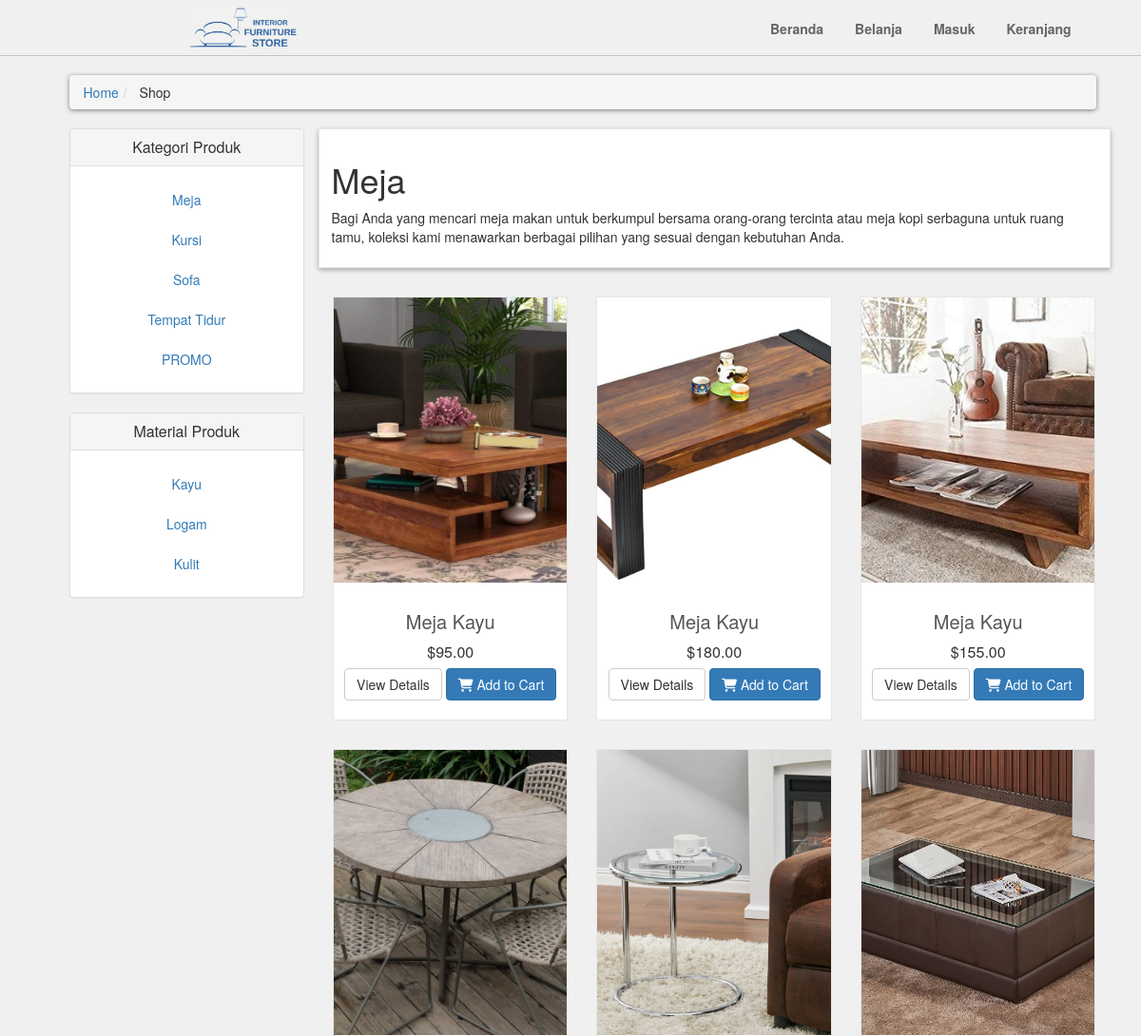
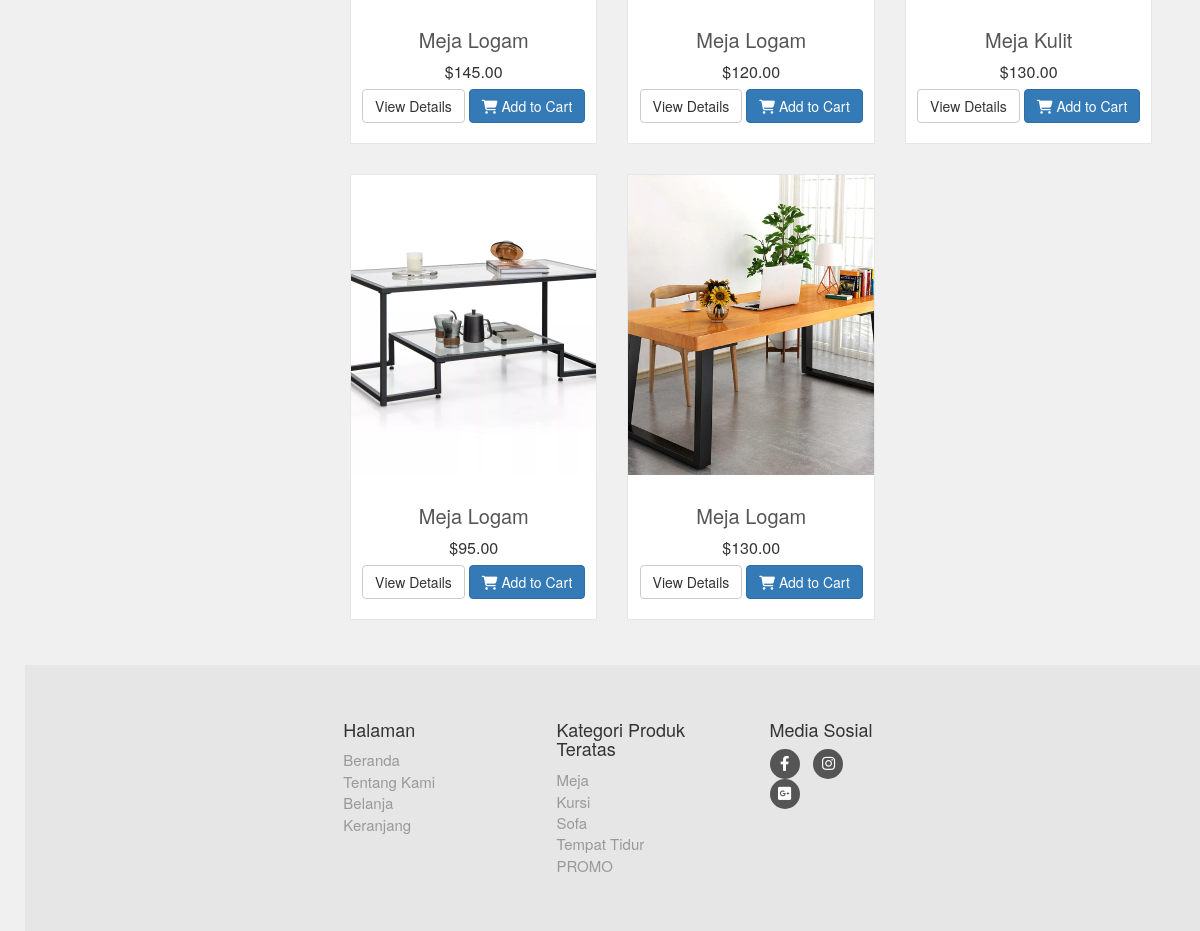
Screenshot of /shop.php?p_categories=1 with the database file from the repository (2 pictures, top to bottom).
### tables this page shows
CREATE TABLE `product_categories` (
  `p_category_id` int(10) NOT NULL,
  `p_category_title` varchar(50) NOT NULL,
  `p_category_desc` varchar(200) NOT NULL
);

CREATE TABLE `product_material` (
  `p_material_id` int(10) NOT NULL,
  `p_material_title` varchar(50) NOT NULL,
  `p_material_desc` varchar(200) NOT NULL
);

CREATE TABLE `products` (
  `product_id` bigint(8) NOT NULL,
  `p_category_id` int(10) NOT NULL,
  `p_material_id` int(10) NOT NULL,
  `product_title` varchar(50) NOT NULL,
  `product_description` varchar(120) NOT NULL,
  `product_price` decimal(7,2) NOT NULL,
  `product_discount` int(4) NOT NULL,
  `product_image1` text NOT NULL,
  `product_image2` text NOT NULL,
  `product_image3` text NOT NULL
);

### includes/functions.php (the view, shortened to what this page needs)
<?php
$db = mysqli_connect("localhost", "root", "", "joviweb3");
function getPCategories(){
    global $db;
    $get_p_categories = "select * from product_categories";
    $run_p_categories = mysqli_query($db, $get_p_categories);
    while($row_p_categories=mysqli_fetch_array($run_p_categories)){
        $p_category_id = $row_p_categories['p_category_id'];
        $p_category_title = $row_p_categories['p_category_title'];
        if($p_category_title == 'SALE'){
            echo "
                <li>
                    <a style='color:red;' class= 'text-center' href='shop.php?p_categories=$p_category_id'> $p_category_title </a>
                </li>
            ";
        }else
            echo "
            <li>
                <a class= 'text-center' href='shop.php?p_categories=$p_category_id'> $p_category_title </a>
            </li>
        ";}
}
function getMaterial(){
    global $db;
    $get_p_material = "select * from product_material";
    $run_p_material = mysqli_query($db, $get_p_material);
    while($row_p_material=mysqli_fetch_array($run_p_material)){
        $p_material_id = $row_p_material['p_material_id'];
        $p_material_title = $row_p_material['p_material_title'];
        echo "
            <li>
                <a class= 'text-center' href='shop.php?p_material=$p_material_id'> $p_material_title </a>
            </li>
        ";
    }
}
    function getpcatpro(){
        global $db;
        if(isset($_GET['p_categories'])){
            $p_category_id = $_GET['p_categories'];
            $get_p_categories = "select * from product_categories where p_category_id='$p_category_id'";
            $run_p_categories = mysqli_query($db, $get_p_categories);
            $row_p_categories = mysqli_fetch_array($run_p_categories);
            $p_category_title = $row_p_categories['p_category_title'];
            $p_category_desc = $row_p_categories['p_category_desc'];
            $get_products = "select * from products where p_category_id = '$p_category_id'";
            $run_products = mysqli_query($db, $get_products);
            $count = mysqli_num_rows($run_products);
            if($count==0){
                echo "
                    <div class='box'>
                        <h1> No Product Found In This Product Category</h1>
                    </div>
                ";
            }else{
                echo"
                    <div class='box'>
                        <h1> $p_category_title </h1>
                        <p> $p_category_desc </p>
                    </div>
                ";
            }
            while($row_products=mysqli_fetch_array($run_products)){
                $pro_id = $row_products['product_id'];
                $pro_title = $row_products['product_title'];
                $pro_price = $row_products['product_price'];
                $pro_image1 = $row_products['product_image1'];
                if($p_category_title == 'SALE'){
                    $pro_discounted_price = discount($pro_id);
                echo "
                <div class='col-md-4 col-sm-6 center-responsive'>
                    <div class='product'>
                        <a href='details.php?pro_id=$pro_id'>
                            <img class='img-responsive' src='product_images/$pro_image1'>
                        </a>
                        <div class='text'>
                            <h3>
                                <a href='details.php?pro_id=$pro_id'>
                                    $pro_title
                                </a>
                            </h3>
                            <p class='price text-center' style='text-decoration: line-through;'>
                                $$pro_price
                            </p>
                            <p class='price text-center' style='color: red;' >
                                $$pro_discounted_price
                            <p>
                            <p class='button'>
                                <a class='btn btn-default' href='details.php?pro_id=$pro_id'>
                                    View Details
                                </a>
                                <a class='btn btn-primary' href='details.php?pro_id=$pro_id'>
                                    <i class='fa fa-shopping-cart'></i> Add to Cart
                                </a>
                            </p>
                        </div>
                    </div>
                </div>
                ";
                }else{
                    echo "
                    <div class='col-md-4 col-sm-6 center-responsive'>
                        <div class='product'>
                            <a href='details.php?pro_id=$pro_id'>
                                <img class='img-responsive' src='product_images/$pro_image1'>
                            </a>
                            <div class='text'>
                                <h3>
                                    <a href='details.php?pro_id=$pro_id'>
                                        $pro_title
                                    </a>
                                </h3>
                                <p class='price''>
                                    $$pro_price
                                </p>
                                <p class='button'>
                                    <a class='btn btn-default' href='details.php?pro_id=$pro_id'>
                                        View Details
                                    </a>
                                    <a class='btn btn-primary' href='details.php?pro_id=$pro_id'>
                                        <i class='fa fa-shopping-cart'></i> Add to Cart
                                    </a>
                                </p>
                            </div>
                        </div>
                    </div>
                    ";
                }
            }
        }
    }
?>

### includes/footer.php (shortened to what this page needs)
<div id="footer">
    <div class="holder">
        <div class="row justify-content-center">
            <div class="col-sm-6 col-md-3">
                <h4>Halaman</h4>
                <ul>
                    <li><a href="index.php">Beranda</a></li>
                    <li><a href="index.php">Tentang Kami</a></li>
                    <?php if(isset($_SESSION['user'])): ?>
                        <li><a href="shop.php">Belanja</a></li>
                        <li><a href="cart.php">Keranjang</a></li>
                    <?php else: ?>
                        <li><a href="login.php">Belanja </a></li>
                        <li><a href="login.php">Keranjang </a></li>
                    <?php endif; ?>
                </ul>
            </div>
            <div class="com-sm-6 col-md-3">
            <h4>Kategori Produk Teratas</h4>
            <ul>
                <?php
                    $get_p_categories = "select * from product_categories";
                    $run_p_categories = mysqli_query($db, $get_p_categories);
                    while($row_p_categories=mysqli_fetch_array($run_p_categories)){
                        $p_category_id = $row_p_categories['p_category_id'];
                        $p_category_title = $row_p_categories['p_category_title'];
                        if(isset($_SESSION['user'])){
                            echo "
                                <li>
                                    <a href ='shop.php?p_categories=$p_category_id'>
                                        $p_category_title
                                    </a>
                                </li>
                            ";
                        } else {
                            echo "
                                <li>
                                    <a href ='login.php'>
                                        $p_category_title
                                    </a>
                                </li>
                            ";
                        }
                    }
                ?>
            </ul>
        </div>
            <div class="col-sm-6 col-md-2">
                <h4>Media Sosial</h4>
                <p class="social">
                    <a href="https://www.facebook.com/IstimewaPremiumFurniture?mibextid=ZbWKwL" class="fa-brands fa-facebook-f"></a>
                    <a href="https://www.instagram.com/istimewa_furniture?igsh=MXNmdjY4ZnE1YmRvNg==" class="fa-brands fa-instagram"></a>
                    <a href="https://www.lalamove.com/id/blog/pengiriman-furniture-rumah-minimalis/" class="fa-brands fa-square-google-plus"></a>
                </p>
            </div>
        </div>
    </div>
</div>

### style/style.css (style rules this page uses)
* { box-sizing: border-box; margin: 0; padding: 0; }
ul, li, dl, ol, p, a, img { margin: 0; padding: 0; }
body { font-size: 14px; line-height: 1.42857143; color: #333333; background-color: #f0f0f0 !important; font-family: 'Roboto', sans-serif; }
#content .box { background: #ffffff; margin: 0 0 30px; border: solid 1px #e6e6e6; padding: 1.25rem; box-shadow: 0px 2px 5px rgba(0, 0, 0, .3); }
.holder { width: 70%; margin: 0 auto; }
img { max-width: 100%; }
#content img { width: 100%; object-fit: cover; max-width: none; min-height: 300px; max-height: 300px; }
#content .product { background-color: #ffffff; border: 1px solid #e6e6e6; margin-bottom: 30px; box-sizing: border-box; }
#content .product .text { padding: 10px 10px 0; }
#content .product .text p.price { font-size: 16px; text-align: center; font-weight: 400; margin-bottom: 5px; }
#content .product .text .button { text-align: center; clear: both; }
#content .product .text .button .btn { margin-bottom: 10px; }
#content .product .text h3 { text-align: center; font-size: 20px; }
#content .product .text h3 a { color: rgb(85, 85, 85); }
#footer { margin-top: 15px; background: #e6e6e6; padding: 45px 0; }
#footer a { color: #999999; text-decoration: none; }
#footer ul { list-style: none; padding-left: 0px; font-size: 15px; }
#footer .social { text-align: left; }
#footer .social a { margin: 0 10px 0 0; display: inline-block; color: #ffffff; width: 30px; height: 30px; border-radius: 15px; line-height: 30px; font-size: 15px; text-align: center; vertical-align: bottom; background-color: #555555; text-decoration: none; }

### rows the page displays
product_categories: p_category_title "Meja", p_category_desc "Bagi Anda yang mencari meja makan untuk berkumpul bersama orang-orang tercinta atau meja kopi serbaguna untuk ruang tamu, koleksi kami menawarkan berbagai pilihan yang sesuai dengan kebutuhan Anda."
product_categories: p_category_title "Kursi"
product_categories: p_category_title "Sofa"
product_categories: p_category_title "Tempat Tidur"
product_categories: p_category_title "PROMO"
product_material: p_material_title "Kayu"
product_material: p_material_title "Logam"
product_material: p_material_title "Kulit"
products: product_image1 (picture), product_title "Meja Kayu", product_price "95.00"
products: product_image1 (picture), product_title "Meja Kayu", product_price "180.00"
products: product_image1 (picture), product_title "Meja Kayu", product_price "155.00"
products: product_image1 (picture), product_title "Meja Logam", product_price "145.00"
products: product_image1 (picture), product_title "Meja Logam", product_price "120.00"
products: product_image1 (picture), product_title "Meja Kulit", product_price "130.00"
products: product_image1 (picture), product_title "Meja Logam", product_price "95.00"
products: product_image1 (picture), product_title "Meja Logam", product_price "130.00"
